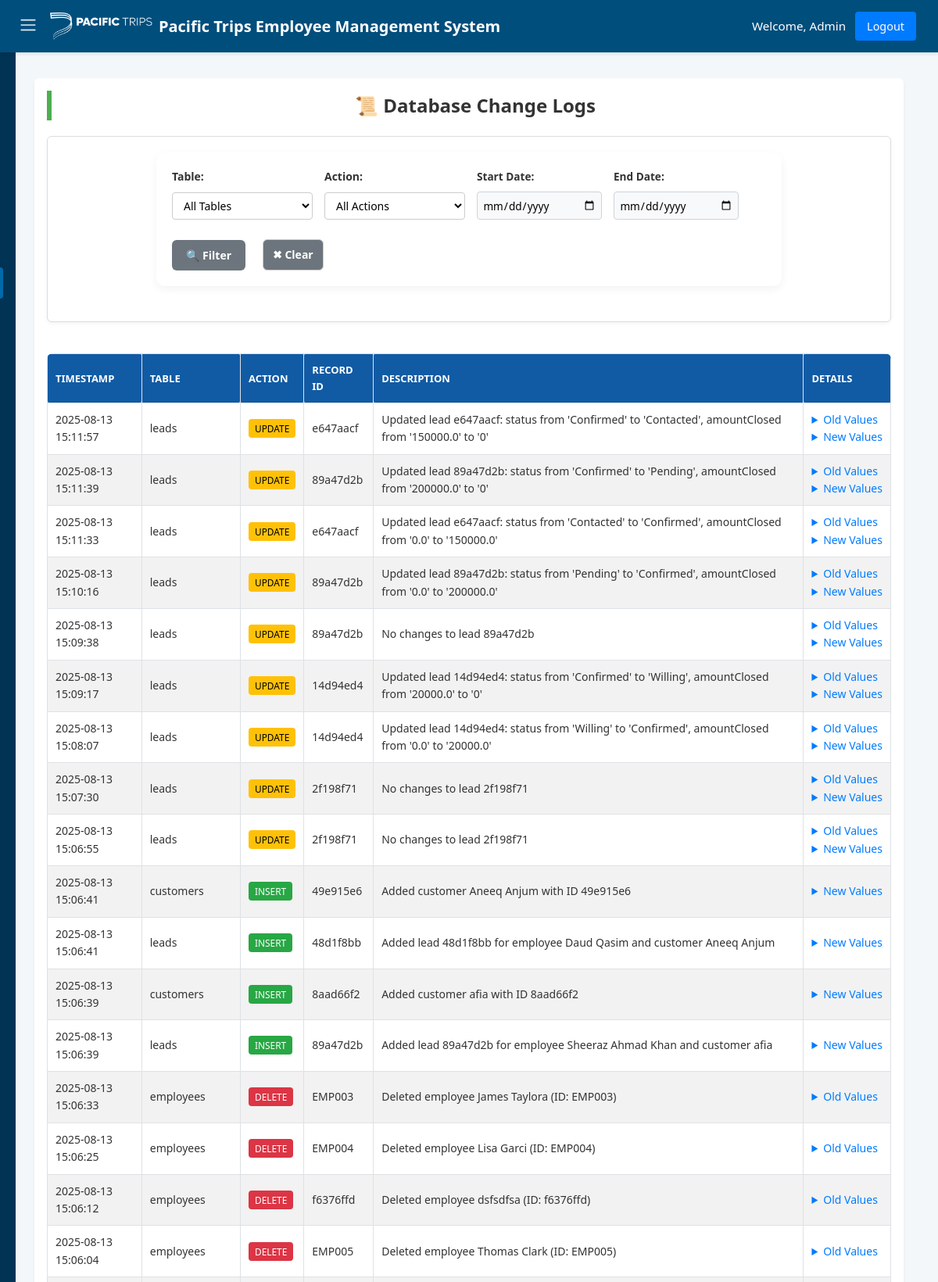
/logs (signed in, upper part), run on the app's committed database.
### tables this page shows
CREATE TABLE logs (
    log_id TEXT PRIMARY KEY,
    table_name TEXT NOT NULL,
    action TEXT NOT NULL, -- 'INSERT', 'UPDATE', 'DELETE'
    record_id TEXT NOT NULL, -- ID of the affected record
    description TEXT NOT NULL, -- Human-readable description
    old_values TEXT, -- JSON or string of old values (for updates/deletes)
    new_values TEXT, -- JSON or string of new values (for inserts/updates)
    created_at DATETIME DEFAULT CURRENT_TIMESTAMP
, changed_by TEXT, lead_employee TEXT);

### app.py (the view)
    def wrap(*args, **kwargs):
        if 'user_id' not in session:
            flash('Please login first.', 'danger')
            return redirect(url_for('login'))
        if session.get('role') != 'admin':
            flash('Admin access required.', 'danger')
            return redirect(url_for('index'))
        return f(*args, **kwargs)

### app.py (called while the page is built)
def get_db_connection():
    conn = sqlite3.connect(DATABASE, timeout=10)
    conn.row_factory = sqlite3.Row
    conn.execute("PRAGMA journal_mode=WAL")
    return conn

def admin_required(f):
    def wrap(*args, **kwargs):
        if 'user_id' not in session:
            flash('Please login first.', 'danger')
            return redirect(url_for('login'))
        if session.get('role') != 'admin':
            flash('Admin access required.', 'danger')
            return redirect(url_for('index'))
        return f(*args, **kwargs)
    wrap.__name__ = f.__name__
    return wrap

### templates/logs.html (shortened to what this page needs)
{% extends "base.html" %}
{% block content %}
<h2 class="page-title">📜 Database Change Logs</h2>
<div class="filter-card">
    <form method="GET" class="filter-form">
        <div class="form-group">
            <label for="table_name">Table:</label>
            <select name="table_name" id="table_name">
                <option value="">All Tables</option>
            </select>
        </div>
        <div class="form-group">
            <label for="action">Action:</label>
            <select name="action" id="action">
                <option value="">All Actions</option>
            </select>
        </div>
        <div class="form-group">
            <label for="start_date">Start Date:</label>
            <input type="date" name="start_date" value="{{ filters.start_date }}">
        </div>
        <div class="form-group">
            <label for="end_date">End Date:</label>
            <input type="date" name="end_date" value="{{ filters.end_date }}">
        </div>
        <div class="form-actions">
            <button type="submit" class="btn">🔍 Filter</button>
            <a href="{{ url_for('logs') }}" class="btn secondary">✖ Clear</a>
        </div>
    </form>
</div>
<div class="table-wrapper">
    <table class="logs-table">
        <thead>
            <tr>
                <th>Timestamp</th>
                <th>Table</th>
                <th>Action</th>
                <th>Record ID</th>
                <th>Description</th>
                <th>Details</th>
            </tr>
        </thead>
        <tbody>
            {% for log in logs %}
            <tr>
                <td>{{ log.created_at }}</td>
                <td>{{ log.table_name }}</td>
                <td><span class="badge badge-{{ log.action|lower }}">{{ log.action }}</span></td>
                <td>{{ log.record_id }}</td>
                <td>{{ log.description }}</td>
                <td>
                    {% if log.old_values %}
                    <details>
                        <summary>Old Values</summary>
                    </details>
                    {% endif %}
                    {% if log.new_values %}
                    <details>
                        <summary>New Values</summary>
                    </details>
                    {% endif %}
                </td>
            </tr>
            {% endfor %}
        </tbody>
    </table>
</div>
{% endblock %}

### static/style.css (style rules this page uses)
* { margin: 0; padding: 0; box-sizing: border-box; }
body { font-family: 'Segoe UI', Tahoma, Geneva, Verdana, sans-serif; background-color: #f4f7fa; color: #333; line-height: 1.6; min-height: 100vh; display: flex; flex-direction: column; }
a { text-decoration: none; transition: color 0.3s ease, background-color 0.3s ease; }
.filter-form label[for="start_date"], .filter-form label[for="end_date"] { display: flex; flex-direction: column; font-size: 0.85rem; color: #333; margin-bottom: 0.5rem; }
.filter-form input[type="date"] { padding: 0.4rem; border: 1px solid #ced4da; border-radius: 4px; font-size: 0.85rem; width: 100%; background-color: #f8f9fa; transition: border-color 0.3s ease, box-shadow 0.3s ease; }
html { scroll-behavior: smooth; }
button, a, .menu-toggle { touch-action: manipulation; }

### static/customers.css (style rules this page uses)
* { box-sizing: border-box; margin: 0; padding: 0; font-family: 'Segoe UI', Tahoma, Geneva, Verdana, sans-serif; }
body { background: #f6f9fc; color: #333; padding: 40px; }
h2 { margin-bottom: 25px; font-size: 28px; color: #222; border-left: 6px solid #4CAF50; padding-left: 10px; }
.btn { display: inline-block; background-color: #4CAF50; color: white; padding: 10px 16px; text-decoration: none; border-radius: 6px; margin-right: 12px; font-size: 14px; font-weight: 600; transition: background-color 0.3s, transform 0.2s; border: none; cursor: pointer; }
.filter-form { background-color: #ffffff; padding: 20px; margin-bottom: 25px; border-radius: 10px; box-shadow: 0 4px 12px rgba(0,0,0,0.05); display: flex; flex-wrap: wrap; gap: 16px; }
.filter-form label { display: flex; flex-direction: column; font-size: 14px; font-weight: 500; color: #333; margin-right: 20px; }
.filter-form select { padding: 8px 10px; font-size: 14px; margin-top: 4px; border: 1px solid #ccc; border-radius: 6px; background-color: #fff; width: 180px; }
.filter-form button { align-self: flex-end; }
table { width: 100%; border-collapse: collapse; background: #fff; box-shadow: 0 4px 10px rgba(0,0,0,0.05); border-radius: 10px; overflow: hidden; }
thead { background-color: #4CAF50; color: white; }
th, td { padding: 12px 15px; text-align: left; font-size: 14px; border-bottom: 1px solid #eee; }
th { font-weight: 600; text-transform: uppercase; font-size: 13px; }
td:last-child { white-space: nowrap; }

### static/employees.css (style rules this page uses)
body { font-family: Arial, sans-serif; background-color: #f9f9f9; margin: 20px; color: #333; }
h2 { color: #2c3e50; margin-bottom: 20px; }
form { display: flex; flex-wrap: wrap; gap: 15px; align-items: center; background-color: #ffffff; padding: 15px; border-radius: 8px; box-shadow: 0 2px 4px rgba(0,0,0,0.1); margin-bottom: 20px; }
form label { margin-right: 5px; font-weight: bold; }
form select, form button, form a.btn { padding: 8px 12px; font-size: 14px; border: 1px solid #ccc; border-radius: 6px; background-color: white; transition: 0.3s ease; }
form button { background-color: #007BFF; color: white; border: none; cursor: pointer; }
form a.btn { text-decoration: none; background-color: #28a745; color: white; }
table { width: 100%; border-collapse: collapse; background-color: #ffffff; border-radius: 8px; overflow: hidden; box-shadow: 0 2px 5px rgba(0,0,0,0.1); }
thead { background-color: #007BFF; color: white; }
thead th { padding: 12px; text-align: left; font-weight: bold; }
tbody tr { border-bottom: 1px solid #ddd; }
tbody tr:nth-child(even) { background-color: #f2f2f2; }
tbody td { padding: 10px; }

### static/add form.css (style rules this page uses)
body { font-family: Arial, sans-serif; background-color: #f7f9fc; margin: 0; padding: 20px; }
h2 { text-align: center; color: #333; margin-bottom: 30px; }
form { max-width: 800px; margin: 0 auto; background-color: #ffffff; padding: 30px 40px; border-radius: 10px; box-shadow: 0 0 10px rgba(0, 0, 0, 0.1); display: grid; grid-template-columns: 1fr 1fr; gap: 20px; }
form label { display: block; margin-bottom: 8px; font-weight: bold; color: #444; }
form input[type="text"], form input[type="date"], form select { width: 100%; padding: 10px 12px; border: 1px solid #ccc; border-radius: 6px; font-size: 14px; transition: border-color 0.3s ease; }
form .btn { display: inline-block; background-color: #007BFF; color: #fff; padding: 10px 18px; border: none; border-radius: 6px; text-decoration: none; font-size: 14px; cursor: pointer; transition: background-color 0.3s ease; text-align: center; }
form .btn:last-of-type { background-color: #6c757d; }

### data on the page
logs: created_at "2025-08-13 15:11:57", table_name "leads", action "UPDATE", record_id "e647aacf", description "Updated lead e647aacf: status from 'Confirmed' to 'Contacted', amountClosed from '150000.0' to '0'"
logs: created_at "2025-08-13 15:11:39", table_name "leads", action "UPDATE", record_id "89a47d2b", description "Updated lead 89a47d2b: status from 'Confirmed' to 'Pending', amountClosed from '200000.0' to '0'"
logs: created_at "2025-08-13 15:11:33", table_name "leads", action "UPDATE", record_id "e647aacf", description "Updated lead e647aacf: status from 'Contacted' to 'Confirmed', amountClosed from '0.0' to '150000.0'"
logs: created_at "2025-08-13 15:10:16", table_name "leads", action "UPDATE", record_id "89a47d2b", description "Updated lead 89a47d2b: status from 'Pending' to 'Confirmed', amountClosed from '0.0' to '200000.0'"
logs: created_at "2025-08-13 15:09:38", table_name "leads", action "UPDATE", record_id "89a47d2b", description "No changes to lead 89a47d2b"
logs: created_at "2025-08-13 15:09:17", table_name "leads", action "UPDATE", record_id "14d94ed4", description "Updated lead 14d94ed4: status from 'Confirmed' to 'Willing', amountClosed from '20000.0' to '0'"
logs: created_at "2025-08-13 15:08:07", table_name "leads", action "UPDATE", record_id "14d94ed4", description "Updated lead 14d94ed4: status from 'Willing' to 'Confirmed', amountClosed from '0.0' to '20000.0'"
logs: created_at "2025-08-13 15:07:30", table_name "leads", action "UPDATE", record_id "2f198f71", description "No changes to lead 2f198f71"
logs: created_at "2025-08-13 15:06:55", table_name "leads", action "UPDATE", record_id "2f198f71", description "No changes to lead 2f198f71"
logs: created_at "2025-08-13 15:06:41", table_name "customers", action "INSERT", record_id "49e915e6", description "Added customer Aneeq Anjum with ID 49e915e6"
logs: created_at "2025-08-13 15:06:41", table_name "leads", action "INSERT", record_id "48d1f8bb", description "Added lead 48d1f8bb for employee Daud Qasim and customer Aneeq Anjum"
logs: created_at "2025-08-13 15:06:39", table_name "customers", action "INSERT", record_id "8aad66f2", description "Added customer afia with ID 8aad66f2"
logs: created_at "2025-08-13 15:06:39", table_name "leads", action "INSERT", record_id "89a47d2b", description "Added lead 89a47d2b for employee Sheeraz Ahmad Khan and customer afia"
logs: created_at "2025-08-13 15:06:33", table_name "employees", action "DELETE", record_id "EMP003", description "Deleted employee James Taylora (ID: EMP003)"
logs: created_at "2025-08-13 15:06:25", table_name "employees", action "DELETE", record_id "EMP004", description "Deleted employee Lisa Garci (ID: EMP004)"
logs: created_at "2025-08-13 15:06:12", table_name "employees", action "DELETE", record_id "f6376ffd", description "Deleted employee dsfsdfsa (ID: f6376ffd)"
logs: created_at "2025-08-13 15:06:04", table_name "employees", action "DELETE", record_id "EMP005", description "Deleted employee Thomas Clark (ID: EMP005)"

### other printed values
{{ session.user_name }} "Admin"
